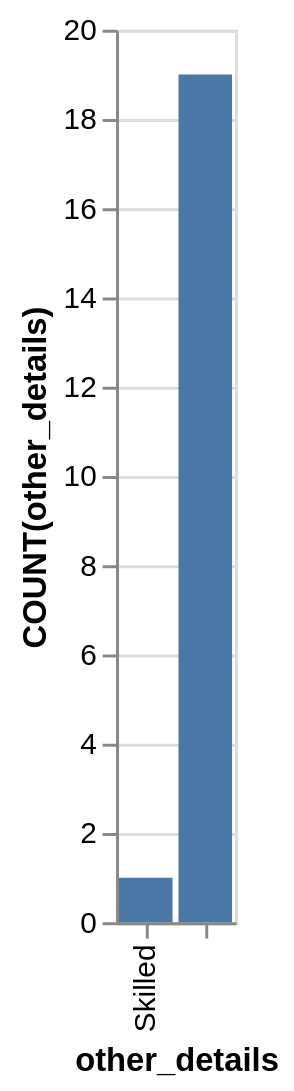

The specification (Vega-Lite) saved for this image:
### Vega-Lite specification from a JSON file in a GitHub repository (floating-point values rounded to 4 significant figures)
{"data": {"values": [{"x_data": "", "y_data": 19}, {"x_data": "Skilled", "y_data": 1}]}, "mark": "bar", "encoding": {"x": {"field": "x_data", "type": "nominal", "title": "other_details", "sort": {"op": "sum", "field": "y_data", "order": "ascending"}}, "y": {"field": "y_data", "type": "quantitative", "title": "COUNT(other_details)"}}}
